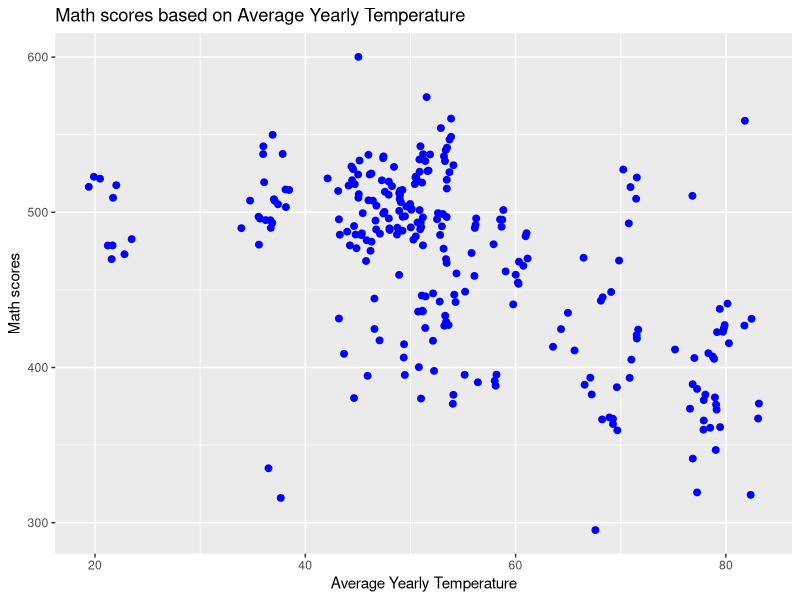

Write the R code that produced this figure.
## ---- chunk 1
knitr::opts_chunk$set(
echo = TRUE,
results = 'markup',
tidy = TRUE,
comment = NA,
width = 60, # wrap R output lines
max.print = 100 # limit huge outputs
)
options(width = 60) # ensures printed output wraps too
## ---- chunk 2
library(ggplot2)
library(dplyr)
## ---- chunk 3
data1.1 <- read.csv("grades_and_temps.csv")
## ---- chunk 4
# Adding variable to df
data1.2 <- data1.1 %>% mutate(avg_temp_f = (avg_temp * 9/5) + 32)

#Getting rid of missing values
colSums(is.na(data1.2))                     #Finding where missing values lie
data1.2 %>% filter(!complete.cases(.))      #show observations w/ missing values

#Get rid of rows missing avg temp
data1.3 <- data1.2 %>% filter(!is.na(data1.2$avg_temp))
prev_rows <- nrow(data1.2)
curr_rows <- nrow(data1.3)

cat("\n\nNumber of rows excluded (due to missing values): ", prev_rows-curr_rows)
## ---- chunk 5
#Display the scatterplot
ggplot(data = data1.3, aes(x = avg_temp_f, y = math_score)) +
  geom_point(color = "blue", size = 2) +
  labs(
    title = "Math scores based on Average Yearly Temperature",
    x = "Average Yearly Temperature",
    y = "Math scores"
  )

#Conclusion
cat('Using visual inspection of the scatterplot, there is a roughly downward-sloping trend,\nmeaning variables seem to be negatively correlated.')
## ---- chunk 6
reg_model <- lm(math_score ~ avg_temp_f, data = data1.3)
summary(reg_model)

alpha_hat <- summary(reg_model)$coefficients[1]
beta_hat <- summary(reg_model)$coefficients[2]

alpha_hat_SE <- round(summary(reg_model)$coefficients[3], 3)
beta_hat_SE <- round(summary(reg_model)$coefficients[4], 3)


cat("----------------------------------------------------------------\nAlpha hat:", alpha_hat," --> According to the regression model, this is the math score when \ntemperature is 0, or in other words, the y-intercept.\n 
Beta hat:", beta_hat," --> According to the model, for every 1 degree Fahrenheit increase in \ntemperature, the math score decreases by this much\n
It does not make sense to interpret alpha hat because the temperature of 0 is outside of the \nrange of observed temperatures.")
## ---- chunk 7
cat("I think the errors are heteroskedastic because from the visualization, it seems that the \nvariance of the error seems to change (increase) as x increases\n\n")

#install.packages("sandwich")
library(sandwich)
#install.packages("lmtest")
library(lmtest)

vcov <- vcovHC(reg_model, type = "HC3")
robust_se <- sqrt(diag(vcov))
robust_se

coeftest(reg_model, vcov. = vcov)

cat("\n\nErrors under homoskedastic assumptions- α hat:", round(alpha_hat_SE,3),  " beta hat:", round(beta_hat_SE, 3),
"\nErrors under heteroskedastic assumptions- alpha hat:", round(robust_se[1],3), " beta hat:", round(robust_se[2],3),
"\n\nThe SE's of alpha hat and beta hat are both larger under heteroskedastic assumptions-\n alpha hat:", robust_se[1]-alpha_hat_SE, "greater    beta hat:", robust_se[2]-beta_hat_SE, "greater")
## ---- chunk 8
#Part A

#H0 : β = 0  (5% significance level)
cat("Formula for t-stat: ", "t = (Betahat - Beta_null) / SE(Betahat)\n\n")

t_statA <- (beta_hat - 0) / robust_se[2] #Finding t-statistic
df <- nrow(data1.3) - length(coef(reg_model))
p_valueA <- 2*pt(-abs(t_statA), df = df)

cat("Since the p-value (", p_valueA, ") is less than alpha (0.05), we reject the null hypothesis \nthat the true coefficient is 0 with 95% confidence.")
## ---- chunk 9
#Part B

#H0: Beta = −1.85  (5%, 10% significance level)
cat("Formula for t-stat: ", "t = (Betahat - Beta_null) / SE(Betahat)\n\n")

t_statB <- (beta_hat + (1.85)) / robust_se[2]
p_valueB <- 2*pt(-abs(t_statB), df = df)


cat("\n05% significance level:  Since the p-value (", round(p_valueB, 3), ") is greater than alpha (0.05), we fail \nto reject the null hypothesis that the true coefficient is -1.85 with 95% confidence",
    "\n\n10% significance level:  Since the p-value (", round(p_valueB,3), ") is less than alpha (0.10), we reject \nthe null hypothesis that the true coefficient \nis -1.85 with 90% confidence")
## ---- chunk 10
change <- beta_hat * -2.35

cat("Using the econometric model in Equation 1 and estimated coefficients, I would expect an \nincrease in average math score by", change, "as a \nresult of the projected temperature decrease.")
## ---- chunk 11
cat("No, I don't think beta hat is not causal because there are likely omitted variables \nsuch as GDP per capita, education quality, and regional development \nthat affect both temperature and math scores.

Therefore, I believe the observed relationship reflects correlation, not causation.")
## ---- chunk 12
data2.1 <- read.csv("middlesex_permits.csv")

head(data2.1)

colSums(is.na(data2.1))
## ---- chunk 13
reg_model_cc_f <- lm(construction_cost ~ fees, data = data2.1)
vcov_cc_f <- vcovHC(reg_model_cc_f, type = "HC3")
coeftest(reg_model_cc_f, vcov. = vcov_cc_f)

robust_se_2 <- sqrt(diag(vcov_cc_f))

beta1hat <- (reg_model_cc_f$coefficients[2])
beta1hatSE <- robust_se_2[2]

cat("\nBeta1 hat is estimated to be", round(beta1hat,3), "and its respective heteroskedasticity-robust \nstandard error is estimated to be", round(beta1hatSE,3),"\n
Interpret the coefficient: For every 1 dollar increase in the total sum charged for \nthe building, the construction cost is expected to go up by\n", round(beta1hat,3), "dollars")
## ---- chunk 14
#Correlation between units and fees
corr_u_f <- cor(data2.1$units, data2.1$fees, use = "complete")

#Correlation between units and construction
corr_u_cc <- cor(data2.1$units, data2.1$construction_cost, use = "complete")

cat("Based on these results, I do think my estimate of Beta1 hat is biased since \nboth correlation between units and fees(X) (", round(corr_u_f,3), ") AND \ncorrelation between units and construction(Y) (", round(corr_u_cc,3), ") are strongly \ncorrelated. Since both correlations are positive, the \nbias must be upward biased. 

Intuitive Explanation: The estimate of the coeff. on fees is upward biased because \nlarger buildings usually have more unit, which leads to both higher fees and \nhigher construction costs. Since the number of units isn't included in the model, \npart of the effect of building size is being incorrectly attributed to fees, \nmaking the estimated impact of fees on construction cost appear larger \nthan it truly is.")
## ---- chunk 15
reg_model_cc_f_u <- lm(construction_cost ~ fees + units, data = data2.1)
vcov_cc_f_u <- vcovHC(reg_model_cc_f_u, type = "HC3")
coeftest(reg_model_cc_f_u, vcov. = vcov_cc_f_u)

bet_hat <- reg_model_cc_f_u$coefficients[2]
thet_hat <- reg_model_cc_f_u$coefficients[3]

cat("\nBeta2 hat: For every $1 increase in fees, construction cost increases by  $", round(bet_hat,3), "
Theta2 hat: For every increase in units in the builiding by 1, construction cost \nincreases by  $", round(thet_hat,3), "

Beta2 hat is less than Beta1 hat which makes sense because as I stated in the previous \nproblem, part of the effect of the building was incorrectly being attributed \nto fees, making Beta1 hat appear larger than the true value. \nSo, now accounting number of units, the new effect of the fees charged for \nthe building (Beta2 hat) is lower, and closer to the true value population value.")
## ---- chunk 16
#Making necessary additions to the data
table(data2.1$municipality_name)

data2.2 <- data2.1 %>% mutate(new_brunswick = as.numeric(municipality_name=="NEW BRUNSWICK")) %>% mutate(edison = as.numeric(municipality_name=="EDISON"))

head(data2.2)

#Check accuracy
nrow(data2.2[data2.2$new_brunswick==1,])
nrow(data2.2[data2.2$edison==1,])
## ---- chunk 17
#Running the regression
reg_model_cc_many <- lm(construction_cost ~ fees + units + square_feet + volume + new_brunswick + edison, data = data2.2)
vcov_cc_many <- vcovHC(reg_model_cc_many, type = "HC3")
coeftest(reg_model_cc_many, vcov. = vcov_cc_many)

fee_coeff <- reg_model_cc_many$coefficients[2]
uni_coeff <- reg_model_cc_many$coefficients[3]
sqf_coeff <- reg_model_cc_many$coefficients[4]
vol_ceoff <- reg_model_cc_many$coefficients[5]
nb_coeff <-  reg_model_cc_many$coefficients[6]
edi_coeff <- reg_model_cc_many$coefficients[7]

robust_se_many <- sqrt(diag(vcov_cc_many))
fee_SE <- robust_se_many[2]
uni_SE <- robust_se_many[3]
sqf_SE <- robust_se_many[4]
vol_SE <- robust_se_many[5]
nb_SE  <- robust_se_many[6]
edi_SE <- robust_se_many[7]

#Comparing
diff <- round(bet_hat,3) - round(fee_coeff,3)
cat("Beta3 hat is less than Beta2 hat by", diff, "which can be attributed to the inclusion of \nkappa3, upsilon3, and phi3\n\n")

#Checking for causality - Beta3 hat > |1.96*SE|
signif <- fee_coeff > abs(1.96 * round(fee_SE,3))

if (signif) {
  cat("Beta3 hat is significant because Beta3 hat > |1.96*SE|")
} else {
  cat("Beta3 hat is not significant because Beta3 hat < |1.96*SE|")
  cat("\nEven though Beta3 captures a conditional relationship after controlling for size and \nmunicipality, it is not necessarily causal because unobserved \nfactors (e.g., project complexity, land cost) may still bias the estimate.")

}
## ---- chunk 18
cat("alpha3 Interpretation:  The construction cost when fees, units, square feet, \nvolume are 0 and the permit is not issued in New Brunswick or Edison.
\nDoes this make sense:  No, the interpretation does not make sense because at least 1 \nof these variables, such as square feet, can not realistically be zero.
\nnew_brunswick coeff. Interpretation: When the permit is issued in New Brunswick, the \nestimated construction cost increases by  $", 4.7630e+04)
